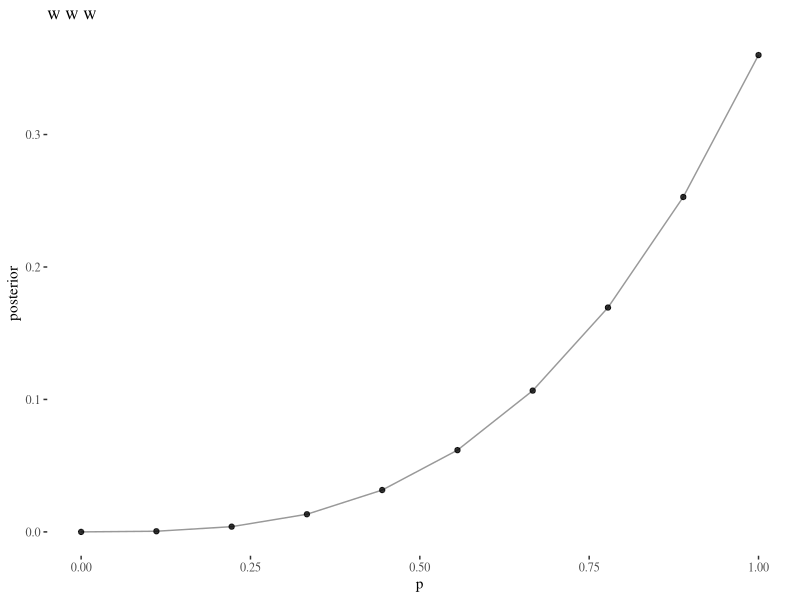
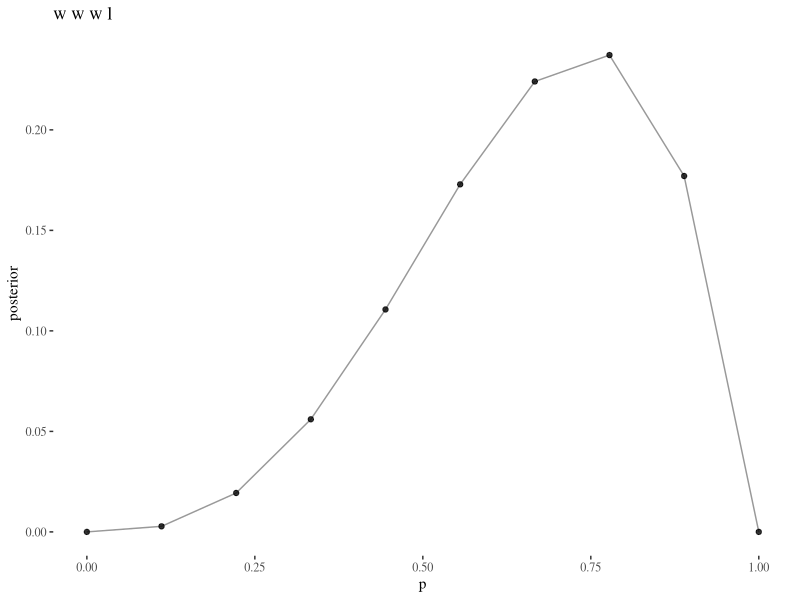
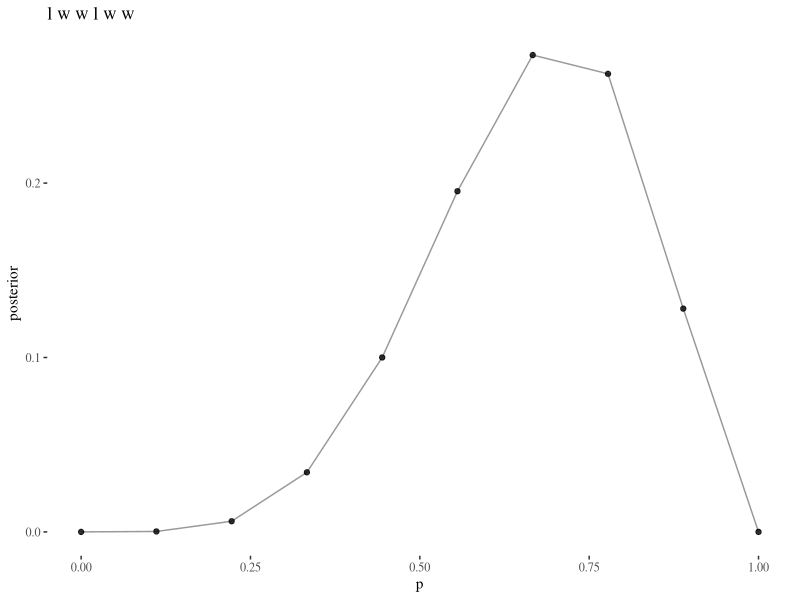

Source code (R) for these figures, in order:
## ---- chunk 1
knitr::opts_chunk$set(echo = TRUE)
## ---- chunk 2

library(tidyverse)

n <- 10

www <- 
    tibble(
        # define grid
        p = seq(0, 1, length.out = n),
        # compute prior at each parameter value
        prior = 1
    ) %>% 
    mutate(
        # compute the likelihood at each parameter value
        plausibility = dbinom(3, size = 3, prob = p),
        # comput the unstandardised posterior
        unstd_post = plausibility * prior,
        # standardise the posterior
        posterior = unstd_post / sum(unstd_post)
    )

## ---- chunk 3

grid_plot <- function(post_df, title_text) {
post_df %>% 
    ggplot(
        aes(
            x = p,
            y = posterior
        )
    ) +
    geom_line(alpha = 0.4) +
    geom_point(alpha = 0.8) + 
    labs(title = title_text) + 
        ggthemes::theme_tufte()
    
}



## ---- chunk 4
grid_plot(www, "w w w")
## ---- chunk 5

wwwl <- 
    tibble(
        # define grid
        p = seq(0, 1, length.out = n),
        # compute prior at each parameter value
        prior = 1
    ) %>% 
    mutate(
        # compute the likelihood at each parameter value
        plausibility = dbinom(3, size = 4, prob = p),
        # comput the unstandardised posterior
        unstd_post = plausibility * prior,
        # standardise the posterior
        posterior = unstd_post / sum(unstd_post)
    )

grid_plot(wwwl, "w w w l")

## ---- chunk 6
lwwlwww <- 
    tibble(
        # define grid
        p = seq(0, 1, length.out = n),
        # compute prior at each parameter value
        prior = 1
    ) %>% 
    mutate(
        # compute the likelihood at each parameter value
        plausibility = dbinom(5, size = 7, prob = p),
        # comput the unstandardised posterior
        unstd_post = plausibility * prior,
        # standardise the posterior
        posterior = unstd_post / sum(unstd_post)
    )

grid_plot(lwwlwww, "l w w l w w")


